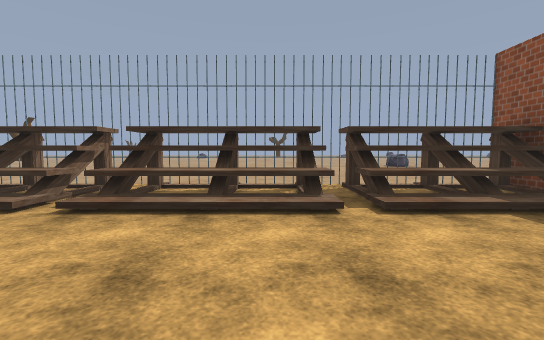
View 1 (above)

12 first-person views from a walk through a scene from a Unity 3-D project. The camera is 1.28 m above the floor, tilts 4° down and sees 90° across. The floor is counted in squares, 1.58 m on a side. Each view is taken from the middle of a square. On the plan, view 1 faces up. The plan holds only what a view shows up to about 10 squares ahead; the rest is blank. The place goes on beyond the plan. The player character is not drawn. Some animated figures are left out. Some surface patterns are stand-ins.

View 2
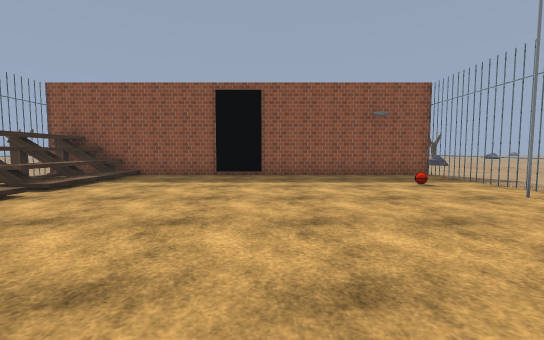

View 3
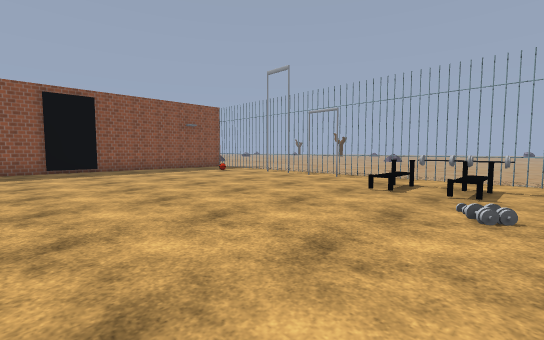

View 4
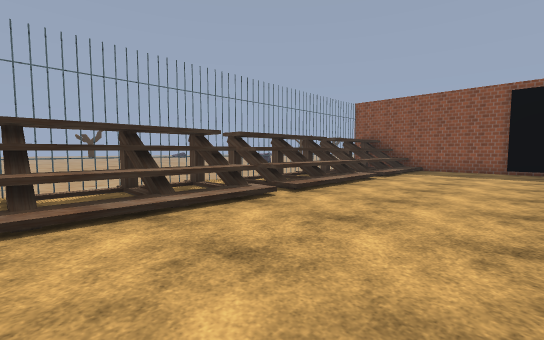

View 5
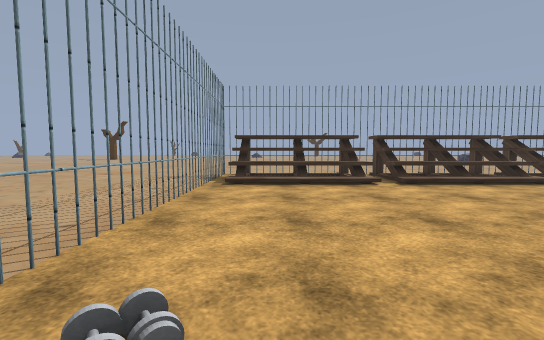

View 6
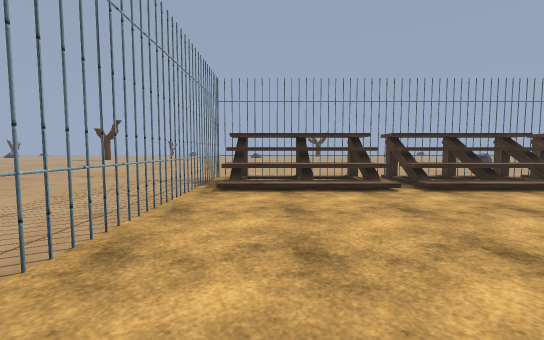

View 7
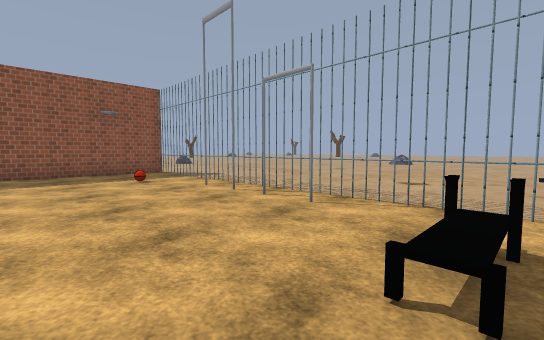

View 8
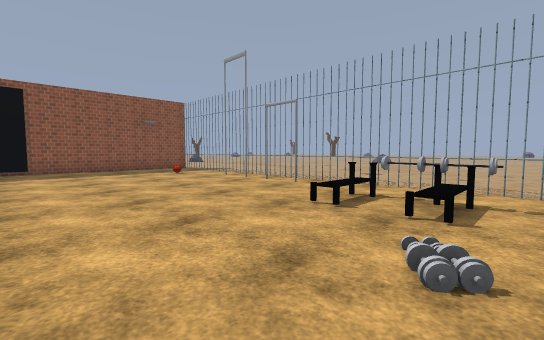

View 9
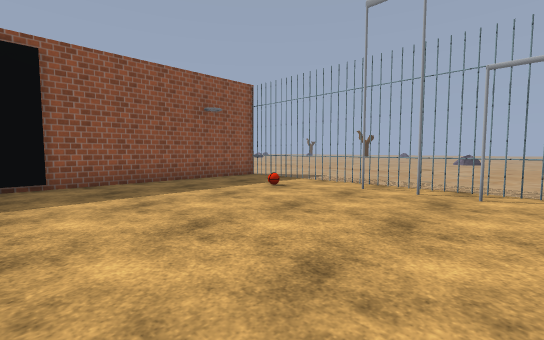

View 10
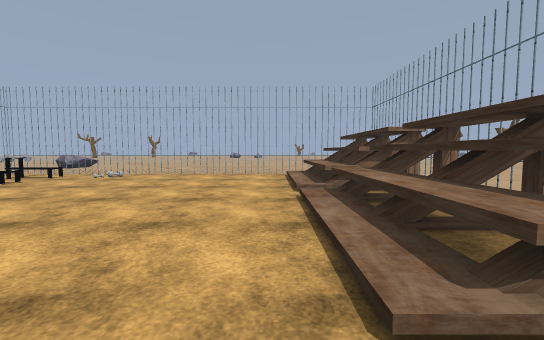

View 11
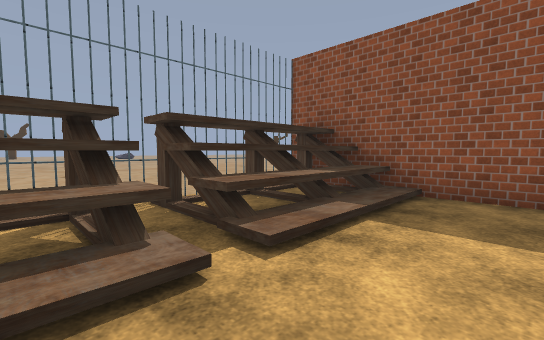

View 12
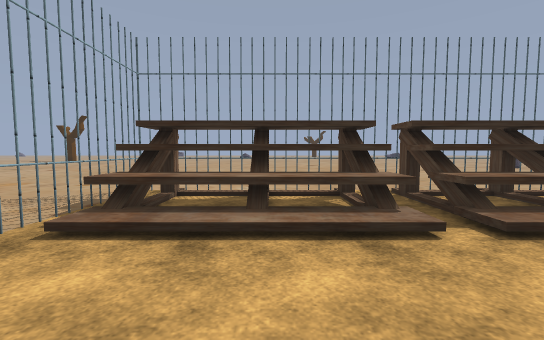

### Floor plan
Points are (right, up) in squares from view 1. A wall is a line through its corners. A room is listed if a view was taken in it or the views show most of it. See-through windows are left out.
Room 1 (views 1, 2, 3, 4, 5, 6, 7, 8, 9, 10, 11, 12)
walls: (-7.6, 0.1) (-7.8, -0.7); (-7.7, -0.4) (-7.6, -1.3); (-7.6, 0.7) (-7.7, 0); (-7.7, 1) (-7.7, -5.5); (4, -6.3) (5.3, -6.3) (5.3, 3.2); (-7.6, 4.8) (-7.7, 4.4) (-7.6, 3.5); (-7.6, 5.2) (-7.7, 3.9); (-7.7, 6.4) (-7.7, 2.9)
ways out: gap at (-0.5, -5); gap at (5, -7)
objects: other object (-7, 4) to (-3, 6); other object (-6, -5); other object (-5, -5); other object (-3, 4) to (1, 6); other object (1, 4) to (5, 6)

Where each view was taken, in squares from view 1:
view 1: 0 up, 0 right, facing up
view 2: 1 down, 4 left, facing right
view 3: 2 up, 7 left, facing down-right
view 4: 0 up, 7 left, facing up-right
view 5: 3 down, 6 left, facing up
view 6: 2 down, 6 left, facing up
view 7: 2 down, 5 left, facing down-right
view 8: 0 up, 7 left, facing down-right
view 9: 0 up, 2 left, facing down-right
view 10: 3 up, 2 right, facing left
view 11: 2 up, 0 right, facing up-right
view 12: 1 up, 5 left, facing up
